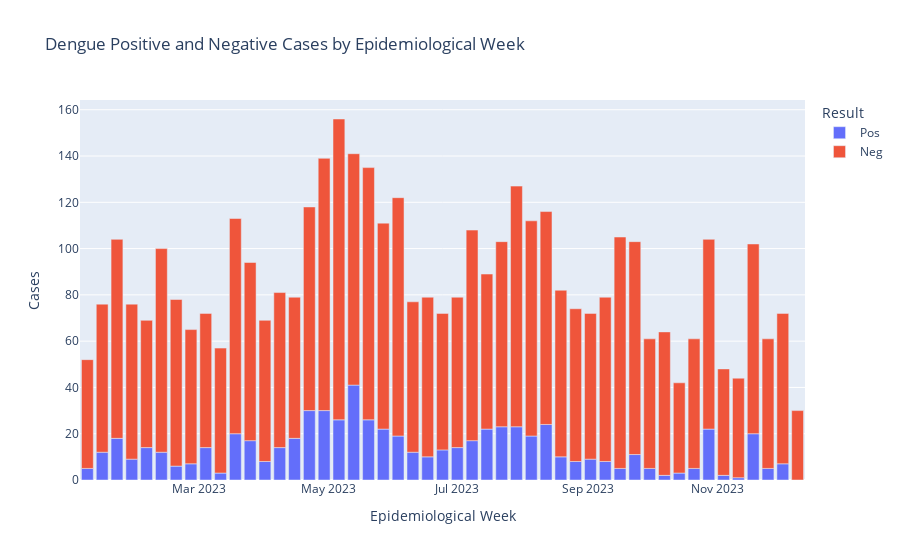

Notebook code cell kept with this figure:
### Code cell
## fazer gráfico de barras mostrando os resultados positivos e negativos usando plotly
fig = px.bar(denv_posneg, x='epiweek', y=['Pos', 'Neg'], title='Dengue Positive and Negative Cases by Epidemiological Week', labels={'value': 'Cases', 'variable': 'Result', 'epiweek': 'Epidemiological Week'})
fig.show()

### Figure 1 — Plotly figure (JSON) as saved in the notebook; plotly's stock layout.template omitted (floating-point values rounded to 4 significant figures)
{"data": [{"alignmentgroup": "True", "hovertemplate": "Result=Pos<br>Epidemiological Week=%{x}<br>Cases=%{y}<extra></extra>", "legendgroup": "Pos", "marker": {"color": "#636efa", "pattern": {"shape": ""}}, "name": "Pos", "offsetgroup": "Pos", "orientation": "v", "showlegend": true, "textposition": "auto", "type": "bar", "x": ["2023-01-07", "2023-01-14", "2023-01-21", "2023-01-28", "2023-02-04", "2023-02-11", "2023-02-18", "2023-02-25", "2023-03-04", "2023-03-11", "2023-03-18", "2023-03-25", "2023-04-01", "2023-04-08", "2023-04-15", "2023-04-22", "2023-04-29", "2023-05-06", "2023-05-13", "2023-05-20", "2023-05-27", "2023-06-03", "2023-06-10", "2023-06-17", "2023-06-24", "2023-07-01", "2023-07-08", "2023-07-15", "2023-07-22", "2023-07-29", "2023-08-05", "2023-08-12", "2023-08-19", "2023-08-26", "2023-09-02", "2023-09-09", "2023-09-16", "2023-09-23", "2023-09-30", "2023-10-07", "2023-10-14", "2023-10-21", "2023-10-28", "2023-11-04", "2023-11-11", "2023-11-18", "2023-11-25", "2023-12-02", "2023-12-09"], "xaxis": "x", "y": [5, 12, 18, 9, 14, 12, 6, 7, 14, 3, 20, 17, 8, 14, 18, 30, 30, 26, 41, 26, 22, 19, 12, 10, 13, 14, 17, 22, 23, 23, 19, 24, 10, 8, 9, 8, 5, 11, 5, 2, 3, 5, 22, 2, 1, 20, 5, 7, 0], "yaxis": "y"}, {"alignmentgroup": "True", "hovertemplate": "Result=Neg<br>Epidemiological Week=%{x}<br>Cases=%{y}<extra></extra>", "legendgroup": "Neg", "marker": {"color": "#EF553B", "pattern": {"shape": ""}}, "name": "Neg", "offsetgroup": "Neg", "orientation": "v", "showlegend": true, "textposition": "auto", "type": "bar", "x": ["2023-01-07", "2023-01-14", "2023-01-21", "2023-01-28", "2023-02-04", "2023-02-11", "2023-02-18", "2023-02-25", "2023-03-04", "2023-03-11", "2023-03-18", "2023-03-25", "2023-04-01", "2023-04-08", "2023-04-15", "2023-04-22", "2023-04-29", "2023-05-06", "2023-05-13", "2023-05-20", "2023-05-27", "2023-06-03", "2023-06-10", "2023-06-17", "2023-06-24", "2023-07-01", "2023-07-08", "2023-07-15", "2023-07-22", "2023-07-29", "2023-08-05", "2023-08-12", "2023-08-19", "2023-08-26", "2023-09-02", "2023-09-09", "2023-09-16", "2023-09-23", "2023-09-30", "2023-10-07", "2023-10-14", "2023-10-21", "2023-10-28", "2023-11-04", "2023-11-11", "2023-11-18", "2023-11-25", "2023-12-02", "2023-12-09"], "xaxis": "x", "y": [47, 64, 86, 67, 55, 88, 72, 58, 58, 54, 93, 77, 61, 67, 61, 88, 109, 130, 100, 109, 89, 103, 65, 69, 59, 65, 91, 67, 80, 104, 93, 92, 72, 66, 63, 71, 100, 92, 56, 62, 39, 56, 82, 46, 43, 82, 56, 65, 30], "yaxis": "y"}], "layout": {"barmode": "relative", "legend": {"title": {"text": "Result"}, "tracegroupgap": 0}, "title": {"text": "Dengue Positive and Negative Cases by Epidemiological Week"}, "xaxis": {"anchor": "y", "domain": [0, 1], "title": {"text": "Epidemiological Week"}}, "yaxis": {"anchor": "x", "domain": [0, 1], "title": {"text": "Cases"}}}}
